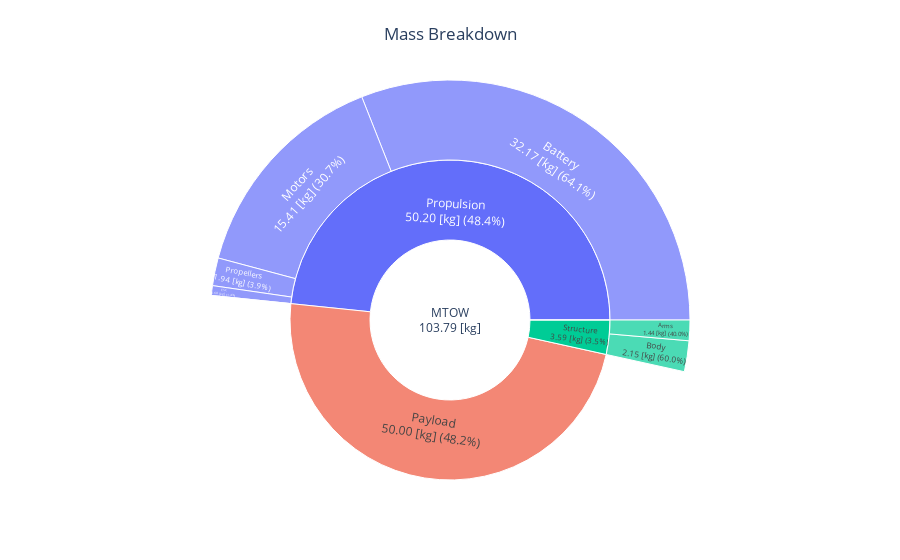

Notebook cell for this chart:
### Code cell
fig = mass_breakdown_sun_plot_drone(OUTPUT_FILE)
fig.show()

### Figure 1 — Plotly figure (JSON) as saved in the notebook; plotly's stock layout.template omitted (floating-point values rounded to 4 significant figures)
{"data": [{"branchvalues": "total", "labels": ["MTOW<br>103.79 [kg]", "Payload<br>50.00 [kg] (48.2%)", "Fuel mission<br>0.00 [kg] (0.0%)", "Propulsion<br>50.20 [kg] (48.4%)", "Structure<br>3.59 [kg] (3.5%)", "Propellers<br>1.94 [kg] (3.9%)", "Motors<br>15.41 [kg] (30.7%)", "Gearboxes<br>0.00 [kg] (0.0%)", "ESC<br>0.68 [kg] (1.4%)", "Battery<br>32.17 [kg] (64.1%)", "Body<br>2.15 [kg] (60.0%)", "Arms<br>1.44 [kg] (40.0%)"], "parents": ["", "MTOW<br>103.79 [kg]", "MTOW<br>103.79 [kg]", "MTOW<br>103.79 [kg]", "MTOW<br>103.79 [kg]", "Propulsion<br>50.20 [kg] (48.4%)", "Propulsion<br>50.20 [kg] (48.4%)", "Propulsion<br>50.20 [kg] (48.4%)", "Propulsion<br>50.20 [kg] (48.4%)", "Propulsion<br>50.20 [kg] (48.4%)", "Structure<br>3.59 [kg] (3.5%)", "Structure<br>3.59 [kg] (3.5%)"], "type": "sunburst", "values": [103.8, 50, 0, 50.2, 3.588, 1.943, 15.41, 0, 0.6809, 32.17, 2.153, 1.435]}], "layout": {"autosize": true, "margin": {"b": 0, "l": 0, "r": 0, "t": 80}, "title": {"text": "Mass Breakdown", "x": 0.5}}}
